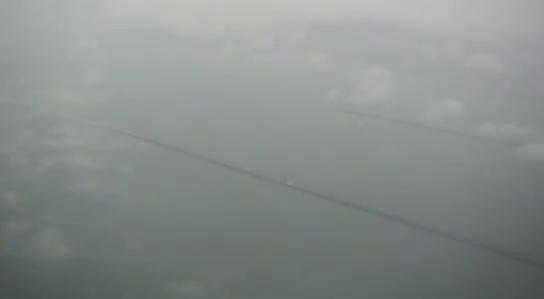
#> input picture frame 24 of python/defog/1_low.avi, 544 x 299 px
$ python defog_video.py   (older library calls are emulated)
#> lines starting #> are read from the running program, lines starting #| are printed output that depends on the picture; long printed decimals are rounded
#> further down, img is the input picture: shape (299, 544, 3); mean B, G, R 138.9, 141.7, 135
# -*- coding: utf-8 -*-
"""
Created on Wed Jun  6 15:29:46 2018

@author: zhxing
"""

import cv2
import numpy as np
import time
#import matplotlib.pyplot as plt

kernelRaito = 0.01


def zmMinFilterGray(src):
    sz = np.shape(src)
#> sz = (299, 544)

    r = np.floor(max(sz[0] * kernelRaito, sz[1] * kernelRaito, 3))
#> r = 5
    r = int(r)
    print(r)
#| 5
    '''''最小值滤波，r是滤波器半径'''
    return cv2.erode(src, np.ones((r, r)))


# [12 lines of commented-out code are left out]

def guidedfilter(I, p, r, eps):
    '''''引导滤波，直接参考网上的matlab代码'''
#> called with r = 81, eps = 0.001
    height, width = I.shape
#> height = 299; width = 544
    m_I = cv2.boxFilter(I, -1, (r, r))
    m_p = cv2.boxFilter(p, -1, (r, r))

    m_Ip = cv2.boxFilter(I * p, -1, (r, r))
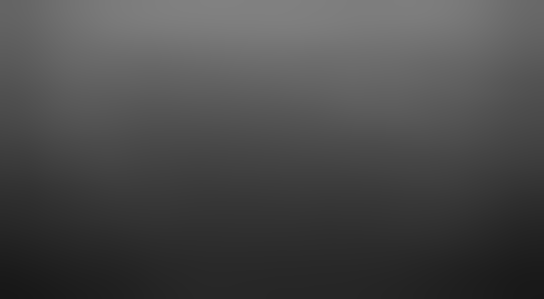
#> m_Ip: shape (299, 544) float64; min 0.0916, max 0.507, mean 0.29
    cov_Ip = m_Ip - m_I * m_p
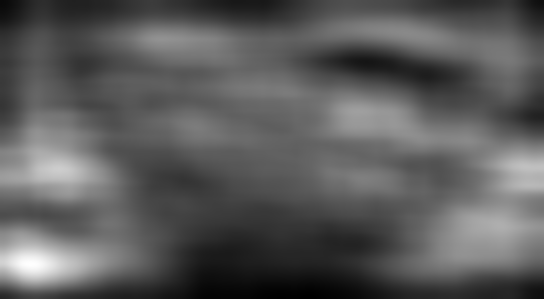
#> cov_Ip: shape (299, 544) float64; min 0.000102, max 0.00259, mean 0.000989; drawn with min black and max white

    m_II = cv2.boxFilter(I * I, -1, (r, r))
    var_I = m_II - m_I * m_I

    a = cov_Ip / (var_I + eps)
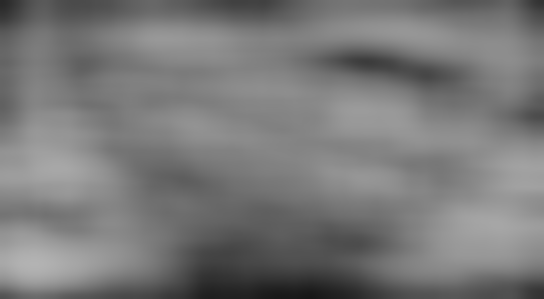
#> a: shape (299, 544) float64; min 0.0918, max 0.704, mean 0.474
    b = m_p - a * m_I
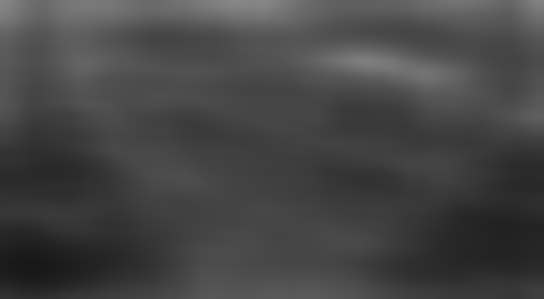
#> b: shape (299, 544) float64; min 0.0954, max 0.527, mean 0.272

    m_a = cv2.boxFilter(a, -1, (r, r))
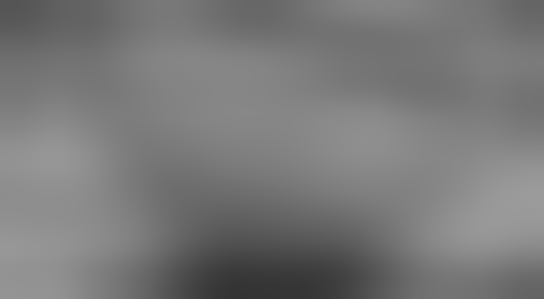
#> m_a: shape (299, 544) float64; min 0.203, max 0.612, mean 0.474
    m_b = cv2.boxFilter(b, -1, (r, r))
    return m_a * I + m_b


def getV1(m, r, eps, w, maxV1):  # 输入rgb图像，值范围[0,1]
    '''''计算大气遮罩图像V1和光照值A, V1 = 1-t/A'''
    V1 = np.min(m, 2)  # 得到暗通道图像
    V1 = guidedfilter(V1, zmMinFilterGray(V1), r, eps)  # 使用引导滤波优化

    bins = 1000

    ht = np.histogram(V1, bins)

    # 计算大气光照A
    d = np.cumsum(ht[0]) / float(V1.size)
#> d = 1000 values from 1.84e-05 to 1

    for lmax in range(bins - 1, 0, -1):
        if d[lmax] <= 0.999:
            break

    A = np.mean(m, 2)[V1 >= ht[1][lmax]].max()
#> A = 0.757
    V1 = np.minimum(V1 * w, maxV1)  # 对值范围进行限制,opencv中用阈值化做就可以了
    # plt.imshow(V1,'gray')
    print(A)
#| 0.7569
    return V1, A


def deHaze(m, r=81, eps=0.001, w=0.95, maxV1=0.80, bGamma=False):
    Y = np.zeros(m.shape)
    V1, A = getV1(m, r, eps, w, maxV1)  # 得到遮罩图像和大气光照
#> A = 0.757
    for k in range(3):
        Y[:, :, k] = (m[:, :, k] - V1) / (1 - V1 / A)  # 颜色校正
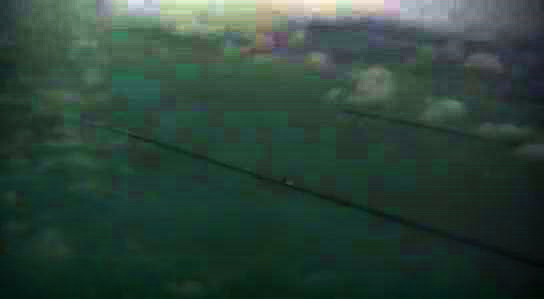
#> Y: shape (299, 544, 3) float64; mean B, G, R 0.173, 0.206, 0.133; drawn with min black and max white

    Y = np.clip(Y, 0, 1)
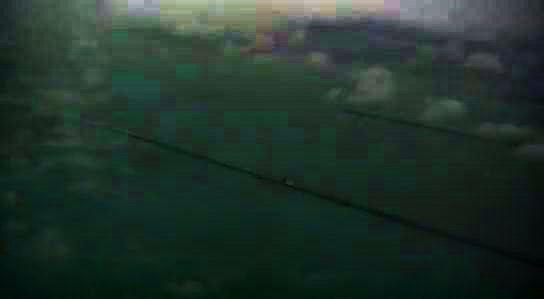
#> Y: shape (299, 544, 3) float64; mean B, G, R 0.173, 0.206, 0.133
    if bGamma:
        Y = Y ** (np.log(0.5) / np.log(Y.mean()))  # gamma校正,默认不进行该操作
    return Y


if __name__ == '__main__':
    # ==============================================================================
    n = 1
    camera = cv2.VideoCapture('1_low.avi')

    #frame_num=camera.get(cv2.CV_CAP_PROP_FRAME_COUNT)


    while(1):
        if(n<200):
             _,img=camera.read()
             cv2.imshow('img', img)

             img=img/255.0
             start = time.time()
             m=deHaze(img,bGamma=False)
             end = time.time()
             print('time_cost:\t' + str(end - start))
             cv2.imshow('remove_fog',m)
             cv2.waitKey(20)

# ==============================================================================

$ run again, starting later in the video
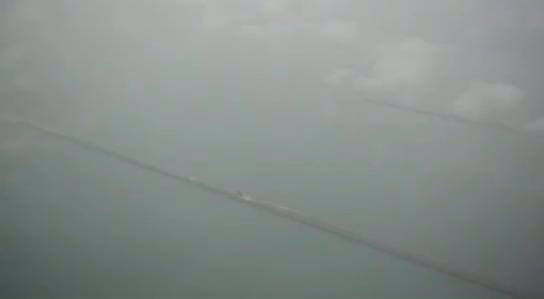
#> input picture frame 109 of python/defog/1_low.avi, 544 x 299 px
#> img is the input picture: shape (299, 544, 3); mean B, G, R 138.2, 141.2, 133.3
#| 5
#> height = 299; width = 544
#> in guidedfilter, `m_a = cv2.boxFilter(a, -1, (r, r))`:
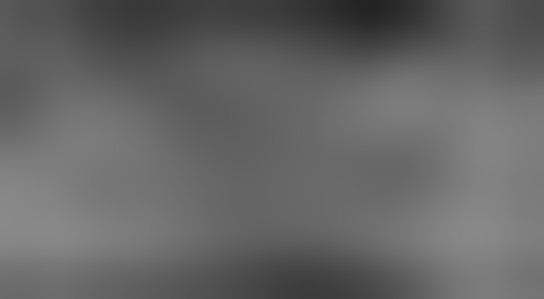
#> m_a: shape (299, 544) float64; min 0.14, max 0.539, mean 0.401
#> d = 1000 values from 0.000123 to 1
#> in getV1, `A = np.mean(m, 2)[V1 >= ht[1][lmax]].max()`: A = 0.732
#| 0.732
#> in deHaze, `Y = np.clip(Y, 0, 1)`:
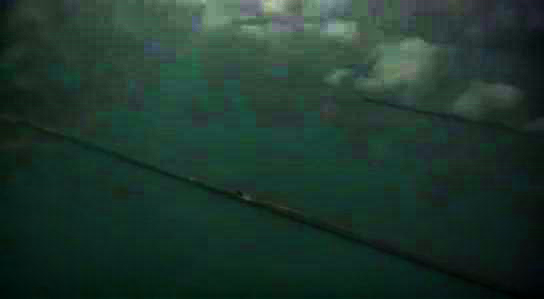
#> Y: shape (299, 544, 3) float64; mean B, G, R 0.181, 0.219, 0.123

$ run again, starting later in the video
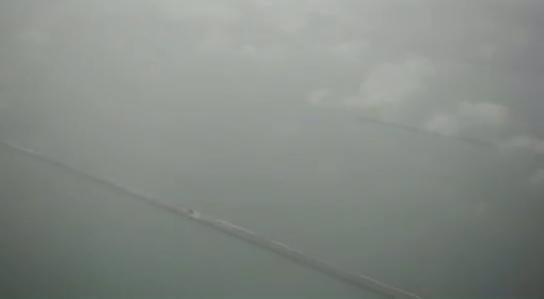
#> input picture frame 194 of python/defog/1_low.avi, 544 x 299 px
#> img is the input picture: shape (299, 544, 3); mean B, G, R 132.9, 138.1, 132.3
#| 5
#> height = 299; width = 544
#> in guidedfilter, `m_a = cv2.boxFilter(a, -1, (r, r))`:
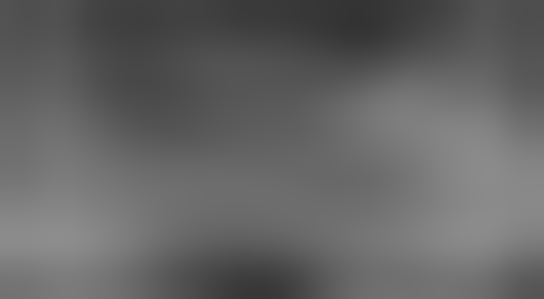
#> m_a: shape (299, 544) float64; min 0.202, max 0.555, mean 0.394
#> d = 1000 values from 1.84e-05 to 1
#> in getV1, `A = np.mean(m, 2)[V1 >= ht[1][lmax]].max()`: A = 0.724
#| 0.7242
#> in deHaze, `Y = np.clip(Y, 0, 1)`:
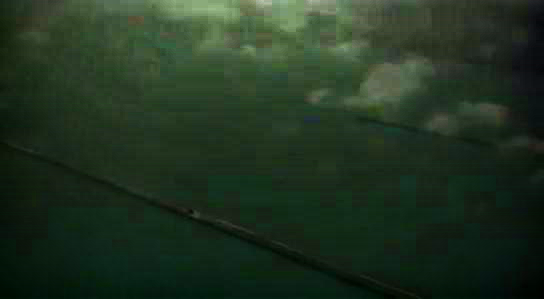
#> Y: shape (299, 544, 3) float64; mean B, G, R 0.131, 0.202, 0.131
